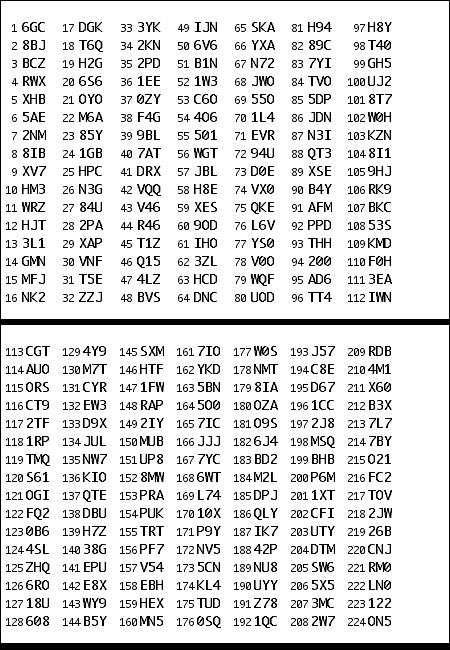
#> input picture OrderManager/Controllers/images/SecureToken.png, 450 x 650 px; its folder holds only this picture in this run
$ python extract_single_letters_from_captchas.py   (older library calls are emulated)
#> lines starting #> are read from the running program, lines starting #| are printed output that depends on the picture; after the words box and inside, x2 and y2 are one past the last pixel; in counts of white or black regions, pixels touching at a corner belong together
import os
import os.path
import cv2
import glob
import imutils

#CAPTCHA_IMAGE_FOLDER = "D:\\Java\\solving_captchas_code_examples\\generated_captcha_images"
CAPTCHA_IMAGE_FOLDER = "D:\\Java\\images"
OUTPUT_FOLDER = "D:\\Java\\extracted_letter_images"


# Get a list of all the captcha images we need to process
captcha_image_files = glob.glob(os.path.join(CAPTCHA_IMAGE_FOLDER, "*"))
counts = {}

# loop over the image paths
for (i, captcha_image_file) in enumerate(captcha_image_files):
    print("[INFO] processing image {}/{}".format(i + 1, len(captcha_image_files)))

    # Since the filename contains the captcha text (i.e. "2A2X.png" has the text "2A2X"),
    # grab the base filename as the text
    filename = os.path.basename(captcha_image_file)
    captcha_correct_text = os.path.splitext(filename)[0].split(" ")[0]

    # Load the image and convert it to grayscale
    image = cv2.imread(captcha_image_file)
#> image is the input picture: shape (650, 450, 3); min 0, max 255, mean 222.2
    gray = cv2.cvtColor(image, cv2.COLOR_BGR2GRAY)

    # Add some extra padding around the image
    gray = cv2.copyMakeBorder(gray, 8, 8, 8, 8, cv2.BORDER_REPLICATE)
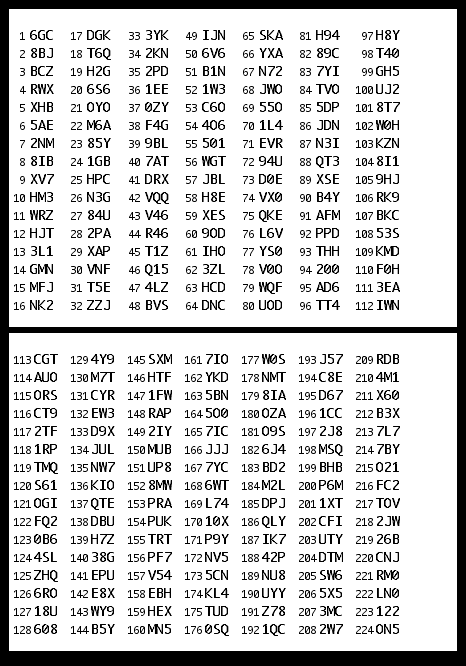
#> gray: shape (666, 466); min 0, max 255, mean 209.4

    # threshold the image (convert it to pure black and white)
    thresh = cv2.threshold(gray, 0, 255, cv2.THRESH_BINARY_INV | cv2.THRESH_OTSU)[1]
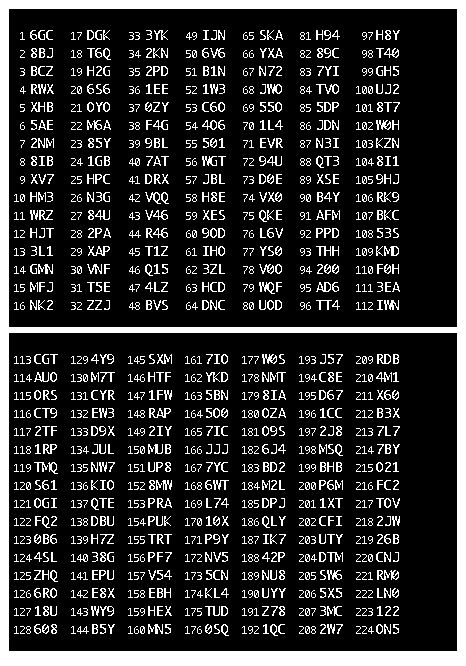
#> thresh: shape (666, 466); 17.9% white; 1189 white regions (515 under 20 px)

    if captcha_correct_text == '155' or captcha_correct_text == '29' :
        fp = captcha_image_file[:-4] + '(1)' + captcha_image_file[-4:]
        #cv2.imwrite(fp, thresh)
    # find the contours (continuous blobs of pixels) the image
    #contours = cv2.findContours(thresh.copy(), cv2.RETR_EXTERNAL, cv2.CHAIN_APPROX_SIMPLE)
    contours = cv2.findContours(thresh.copy(), cv2.RETR_EXTERNAL, cv2.CHAIN_APPROX_NONE)
#> contours = 1 contour; box (x1, y1, x2, y2) and area: (0, 0, 466, 666) 309225

    # Hack for compatibility with different OpenCV versions
    contours = contours[0] if imutils.is_cv2() else contours[1]
    if len(contours) != len(captcha_correct_text):
        print("bug")

    letter_image_regions = []

    # Now we can loop through each of the four contours and extract the letter
    # inside of each one
    for contour in contours:
        # Get the rectangle that contains the contour
        (x, y, w, h) = cv2.boundingRect(contour)

        # Compare the width and height of the contour to detect letters that
        # are conjoined into one chunk

        #if w / h > 1.25:
            # This contour is too wide to be a single letter!
            # Split it in half into two letter regions!
        #    half_width = int(w / 2)
        #    letter_image_regions.append((x, y, half_width, h))
        #    letter_image_regions.append((x + half_width, y, half_width, h))
        #else:
            # This is a normal letter by itself
        letter_image_regions.append((x, y, w, h))
#> this loop made 1 pass
#> after the loop, letter_image_regions = [(0, 0, 466, 666)]

    # If we found more or less than 4 letters in the captcha, our letter extraction
    # didn't work correcly. Skip the image instead of saving bad training data!
    #if len(letter_image_regions) != 4:
    #    continue

    # Sort the detected letter images based on the x coordinate to make sure
    # we are processing them from left-to-right so we match the right image
    # with the right letter
    letter_image_regions = sorted(letter_image_regions, key=lambda x: x[0])

    # Save out each letter as a single image
    for letter_bounding_box, letter_text in zip(letter_image_regions, captcha_correct_text):
        # Grab the coordinates of the letter in the image
        x, y, w, h = letter_bounding_box

        # Extract the letter from the original image with a 2-pixel margin around the edge
        letter_image = gray[y - 2:y + h + 2, x - 2:x + w + 2]

        # Get the folder to save the image in
        save_path = os.path.join(OUTPUT_FOLDER, letter_text)

        # if the output directory does not exist, create it
        if not os.path.exists(save_path):
            os.makedirs(save_path)

        # write the letter image to a file
        count = counts.get(letter_text, 1)
        p = os.path.join(save_path, "{}.png".format(str(count).zfill(6)))
        cv2.imwrite(p, letter_image)
        #print("Captcha text: " + captcha_correct_text + ". Path: " + p)

        # increment the count for the current key
        counts[letter_text] = count + 1
#> this loop made 1 pass
#> (letter_text, x, y, w, h, letter_image, count) on pass 1: ('S', 0, 0, 466, 666, [[0, 0], [0, 0]], 1)
#> after the loop, counts = {'S': 2}

$ run again, on OrderManager/Controllers/images/order.png
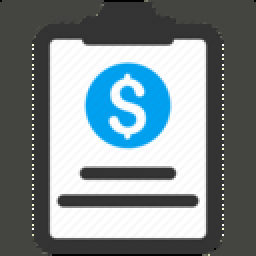
#> input picture OrderManager/Controllers/images/order.png, 128 x 128 px (shown 2 times larger)
#> image is the input picture: shape (128, 128, 3); mean B, G, R 139.6, 135.4, 124.4
#> `gray = cv2.copyMakeBorder(gray, 8, 8, 8, 8, cv2.BORDER_REPLICATE)`:
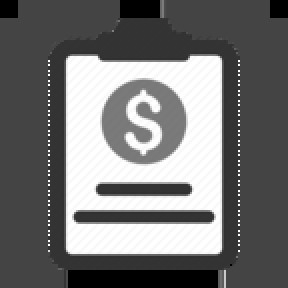
#> gray: shape (144, 144) (shown 2 times larger); min 0, max 255, mean 116.3
#> `thresh = cv2.threshold(gray, 0, 255, cv2.THRESH_BINARY_INV | cv2.THRES..`:
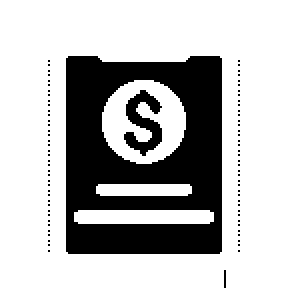
#> thresh: shape (144, 144) (shown 2 times larger); 71.8% white; 81 black regions (79 under 20 px)
#> contours = 1 contour; box (x1, y1, x2, y2) and area: (0, 0, 144, 144) 20432
#> the loop `for contour in contours:` made 1 pass
#> after the loop `for contour in contours:`: letter_image_regions = [(0, 0, 144, 144)]
#> the loop `for letter_bounding_box, letter_text in zip(letter_image_regions, capt..` made 1 pass
#> (letter_text, x, y, w, h, letter_image, count) on pass 1: ('o', 0, 0, 144, 144, [[68, 68], [68, 68]], 1)
#> after the loop `for letter_bounding_box, letter_text in zip(letter_image_regions, capt..`: counts = {'o': 2}
